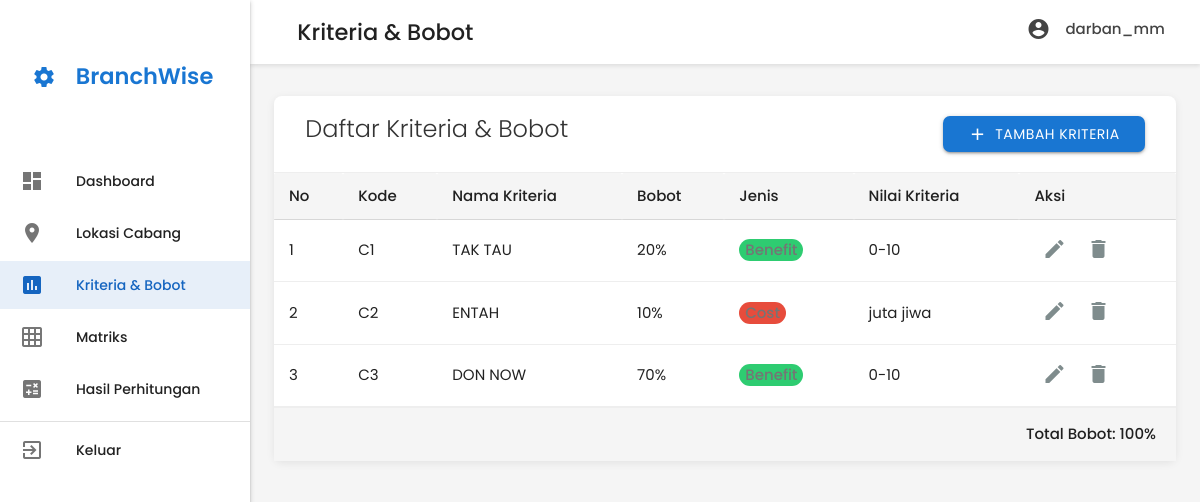
/kriteria.php?project_id=2 (signed in), run on the app's committed database.
### tables this page shows
CREATE TABLE `criteria` (
  `id` int(11) NOT NULL,
  `project_id` int(11) NOT NULL,
  `criteria_code` varchar(10) NOT NULL,
  `criteria_name` varchar(255) NOT NULL,
  `weight_percentage` int(3) NOT NULL,
  `type` enum('benefit','cost') NOT NULL,
  `value_unit` varchar(50) DEFAULT NULL,
  `created_at` datetime DEFAULT current_timestamp(),
  `updated_at` datetime DEFAULT current_timestamp() ON UPDATE current_timestamp()
);

### kriteria.php (the view, shortened to what this page needs)
<?php
    require_once 'db_connect.php';
    $username = $_SESSION['username'];
    $project_id = $_SESSION['current_project_id'];
    $stmt = $conn->prepare("SELECT id, criteria_code, criteria_name, weight_percentage, type, value_unit FROM criteria WHERE project_id = ? ORDER BY criteria_code ASC");
    if ($stmt) {
        $stmt->bind_param("i", $project_id);
        $stmt->execute();
        $result = $stmt->get_result();
        $criteria_data = [];
        if ($result && $result->num_rows > 0) {
            while ($row = $result->fetch_assoc()) {
                $criteria_data[] = $row;
            }
        }
    } else {
        $error = 'Gagal mengambil data kriteria: ' . $conn->error;
        $criteria_data = [];
    }
    $total_weight = 0;
    foreach ($criteria_data as $criteria) {
        $total_weight += $criteria['weight_percentage'];
    }
?>
<!DOCTYPE html>
<html lang="id">
<head>
    <link rel="stylesheet" href="https://cdnjs.cloudflare.com/ajax/libs/materialize/1.0.0/css/materialize.min.css">
    <link rel="stylesheet" href="https://cdnjs.cloudflare.com/ajax/libs/font-awesome/6.4.0/css/all.min.css">
</head>
<body>
    <ul id="slide-out" class="sidenav sidenav-fixed">
        <li>
            <div class="user-view">
                <div class="logo">
                    <span class="blue-text text-darken-2" style="font-size: 1.5rem; font-weight: 600;"><i class="sets material-icons left">settings</i>BranchWise</span>
                </div>
            </div>
        </li>
        <li><a href="dashboard.php"><i class="material-icons">dashboard</i>Dashboard</a></li>
        <li><a href="lokasi.php?project_id=<?php echo htmlspecialchars($project_id); ?>"><i class="material-icons">location_on</i>Lokasi Cabang</a></li>
        <li><a class="active" href="kriteria.php?project_id=<?php echo htmlspecialchars($project_id); ?>"><i class="material-icons">assessment</i>Kriteria & Bobot</a></li>
        <li><a href="matriks.php?project_id=<?php echo htmlspecialchars($project_id); ?>"><i class="material-icons">grid_on</i>Matriks</a></li>
        <li><a href="hasil_perhitungan.php?project_id=<?php echo htmlspecialchars($project_id); ?>"><i class="material-icons">calculate</i>Hasil Perhitungan</a></li>
        <li><div class="divider"></div></li>
        <li><a href="logout.php"><i class="material-icons">exit_to_app</i>Keluar</a></li>
    </ul>
    <main>
        <div class="header">
            <div class="row valign-wrapper" style="margin-bottom: 0; width: 100%;">
                <div class="col s6">
                    <h1 class="page-title">Kriteria & Bobot</h1>
                </div>
                <div class="col s6 right-align">
                    <span style="color: #444; font-weight: 500; display: inline-flex; align-items: center;">
                        <i class="material-icons left">account_circle</i>
                        <?php echo htmlspecialchars($username); ?>
                    </span>
                </div>
            </div>
        </div>
        <div class="content-wrapper">
            <div class="card">
                <div class="card-header">
                    <div class="row" style="margin-bottom: 0; width: 100%;">
                        <div class="col s12 m6">
                            <h2 class="card-title">Daftar Kriteria & Bobot</h2>
                        </div>
                        <div class="col s12 m6 right-align">
                            <a href="#add-criteria-modal" class="btn waves-effect waves-light blue darken-2 modal-trigger">
                                <i class="material-icons left">add</i>Tambah Kriteria
                            </a>
                        </div>
                    </div>
                </div>
                <div class="table-responsive">
                    <table>
                        <thead>
                            <tr>
                                <th>No</th>
                                <th>Kode</th>
                                <th>Nama Kriteria</th>
                                <th>Bobot</th>
                                <th>Jenis</th>
                                <th>Nilai Kriteria</th>
                                <th>Aksi</th>
                            </tr>
                        </thead>
                        <tbody>
                            <?php if (count($criteria_data) > 0): ?>
                                <?php $no = 1; ?>
                                <?php foreach ($criteria_data as $criteria): ?>
                                    <tr>
                                        <td><?php echo $no++; ?></td>
                                        <td><?php echo htmlspecialchars($criteria['criteria_code']); ?></td>
                                        <td><?php echo htmlspecialchars($criteria['criteria_name']); ?></td>
                                        <td><?php echo htmlspecialchars($criteria['weight_percentage']); ?>%</td>
                                        <td><span class="badge badge-<?php echo htmlspecialchars($criteria['type']); ?>"><?php echo ucfirst(htmlspecialchars($criteria['type'])); ?></span></td>
                                        <td><?php echo htmlspecialchars($criteria['value_unit']); ?></td>
                                        <td>
                                            <button class="action-btn edit-btn" title="Edit"
                                                data-id="<?php echo $criteria['id']; ?>"
                                                data-code="<?php echo htmlspecialchars($criteria['criteria_code']); ?>"
                                                data-name="<?php echo htmlspecialchars($criteria['criteria_name']); ?>"
                                                data-weight="<?php echo htmlspecialchars($criteria['weight_percentage']); ?>"
                                                data-type="<?php echo htmlspecialchars($criteria['type']); ?>"
                                                data-value_unit="<?php echo htmlspecialchars($criteria['value_unit']); ?>">
                                                <i class="material-icons">edit</i>
                                            </button>
                                            <a href="kriteria.php?delete_criteria=<?php echo $criteria['id']; ?>&project_id=<?php echo htmlspecialchars($project_id); ?>" class="action-btn delete-btn" title="Hapus" onclick="return confirm('Apakah Anda yakin ingin menghapus kriteria <?php echo htmlspecialchars($criteria['criteria_name']); ?>?');">
                                                <i class="material-icons">delete</i>
                                            </a>
                                        </td>
                                    </tr>
                                <?php endforeach; ?>
                            <?php else: ?>
                                <tr>
                                    <td colspan="7" class="center-align">Tidak ada kriteria yang ditemukan untuk proyek ini.</td>
                                </tr>
                            <?php endif; ?>
                        </tbody>
                    </table>
                </div>
                <div class="total-weight">
                    Total Bobot: <?php echo $total_weight; ?>%
                </div>
            </div>
        </div>
    </main>
</body>
</html>

### kriteria.php (style rules this page uses)
:root { --primary-color: #1565c0; --primary-dark: #0d47a1; --secondary-color: #26a69a; --light-gray: #f5f5f5; --dark-gray: #333; }
body { font-family: 'Poppins', sans-serif; background-color: #f5f5f5; display: flex; min-height: 100vh; flex-direction: column; }
main { flex: 1 0 auto; margin-left: 250px; }
.sidenav { width: 250px; padding-top: 20px; position: fixed; height: 100vh; z-index: 999; }
.sidenav .user-view { padding: 32px 32px 16px; }
.sidenav .logo { text-align: center; margin-bottom: 30px; }
.sidenav li>a { padding: 0 20px; height: 48px; line-height: 48px; margin: 4px 0; }
.sidenav li>a>i { margin-right: 12px; color: rgba(0,0,0,0.6); }
.sidenav li>a.active { background-color: rgba(21,101,192,0.1); color: var(--primary-color); font-weight: 500; }
.sidenav li>a.active>i { color: var(--primary-color); }
.header { padding: 0 24px; box-shadow: 0 2px 4px rgba(0,0,0,0.1); background-color: white; height: 64px; display: flex; align-items: center; position: sticky; top: 0; z-index: 998; }
.btn, .btn-large, .btn-small { border-radius: 7px !important; padding-left: 25px; padding-right: 25px; }
.btn .material-icons.left { margin-right: 8px; }
.page-title { font-size: 1.5rem; font-weight: 500; margin: 0; padding-left: 12px; }
.content-wrapper { padding: 24px; }
.card { border-radius: 8px; box-shadow: 0 2px 8px rgba(0,0,0,0.08); margin-bottom: 24px; }
.card-header { padding: 20px; border-bottom: 1px solid #eee; display: flex; justify-content: space-between; align-items: center; }
.card-title { font-size: 1.25rem; font-weight: 600; margin: 0; color: var(--dark-gray); }
.table-responsive { overflow-x: auto; }
table { width: 100%; border-collapse: collapse; }
table th { background-color: #f5f5f5; font-weight: 500; padding: 12px 15px; text-align: left; }
table td { padding: 12px 15px; border-bottom: 1px solid #eee; }
.badge { display: inline-block; padding: 4px 8px; border-radius: 12px; font-size: 0.75rem; font-weight: 500; }
.badge-benefit { background-color: #2ecc71; color: white; }
.badge-cost { background-color: #e74c3c; color: white; }
.action-btn { background: none; border: none; cursor: pointer; color: #7f8c8d; font-size: 16px; transition: color 0.2s; padding: 5px; border-radius: 50%; margin: 0 3px; }
.total-weight { padding: 15px 20px; background-color: #f5f5f5; border-top: 1px solid #eee; font-weight: 500; text-align: right; }
.sets { margin: 13px 10px 0px 0px; }

### data on the page
criteria: criteria_code "C1", criteria_name "TAK TAU", weight_percentage "20", type "Benefit", value_unit "0-10"
criteria: criteria_code "C2", criteria_name "ENTAH", weight_percentage "10", type "Cost", value_unit "juta jiwa"
criteria: criteria_code "C3", criteria_name "DON NOW", weight_percentage "70", type "Benefit", value_unit "0-10"

### other printed values
$username "darban_mm"
$total_weight "100"
